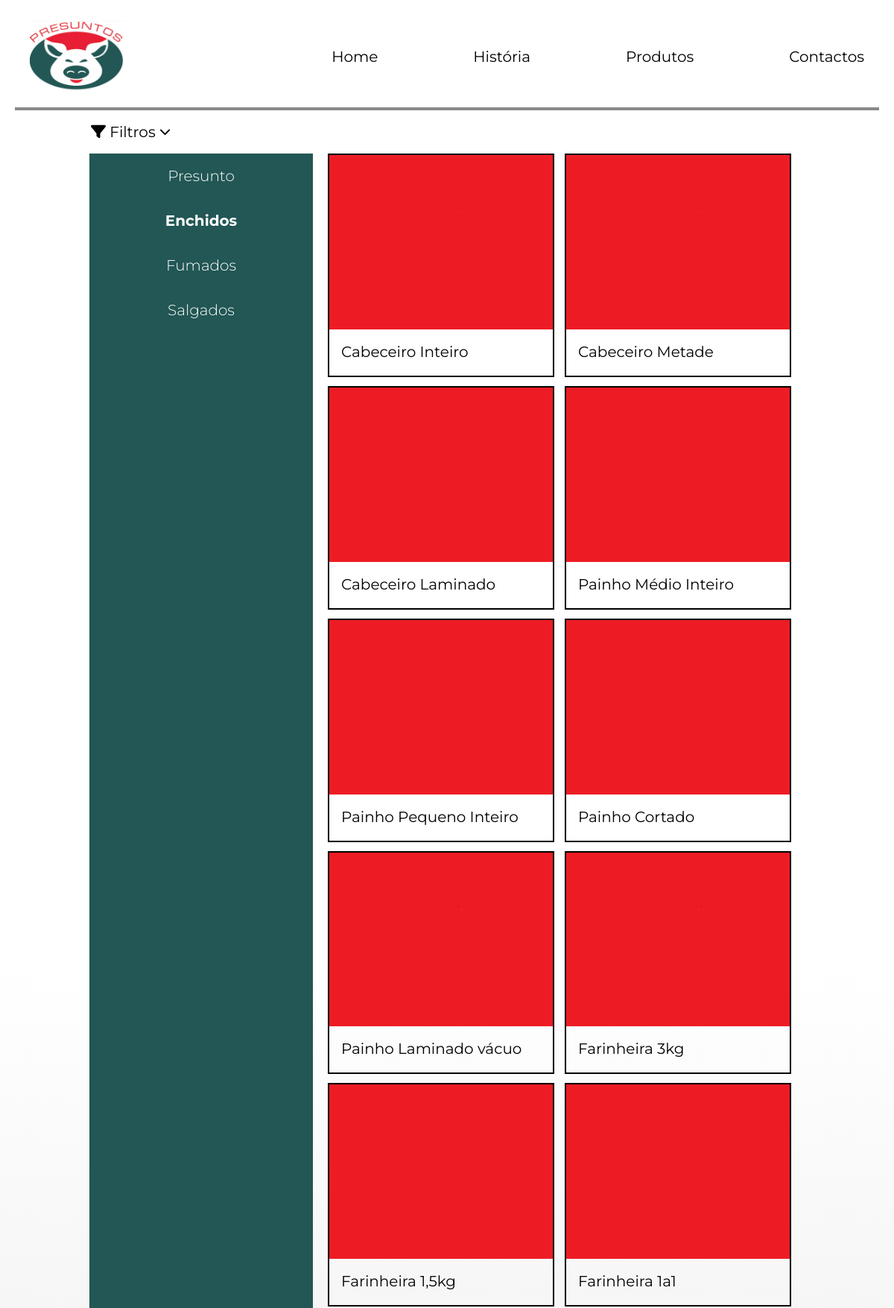
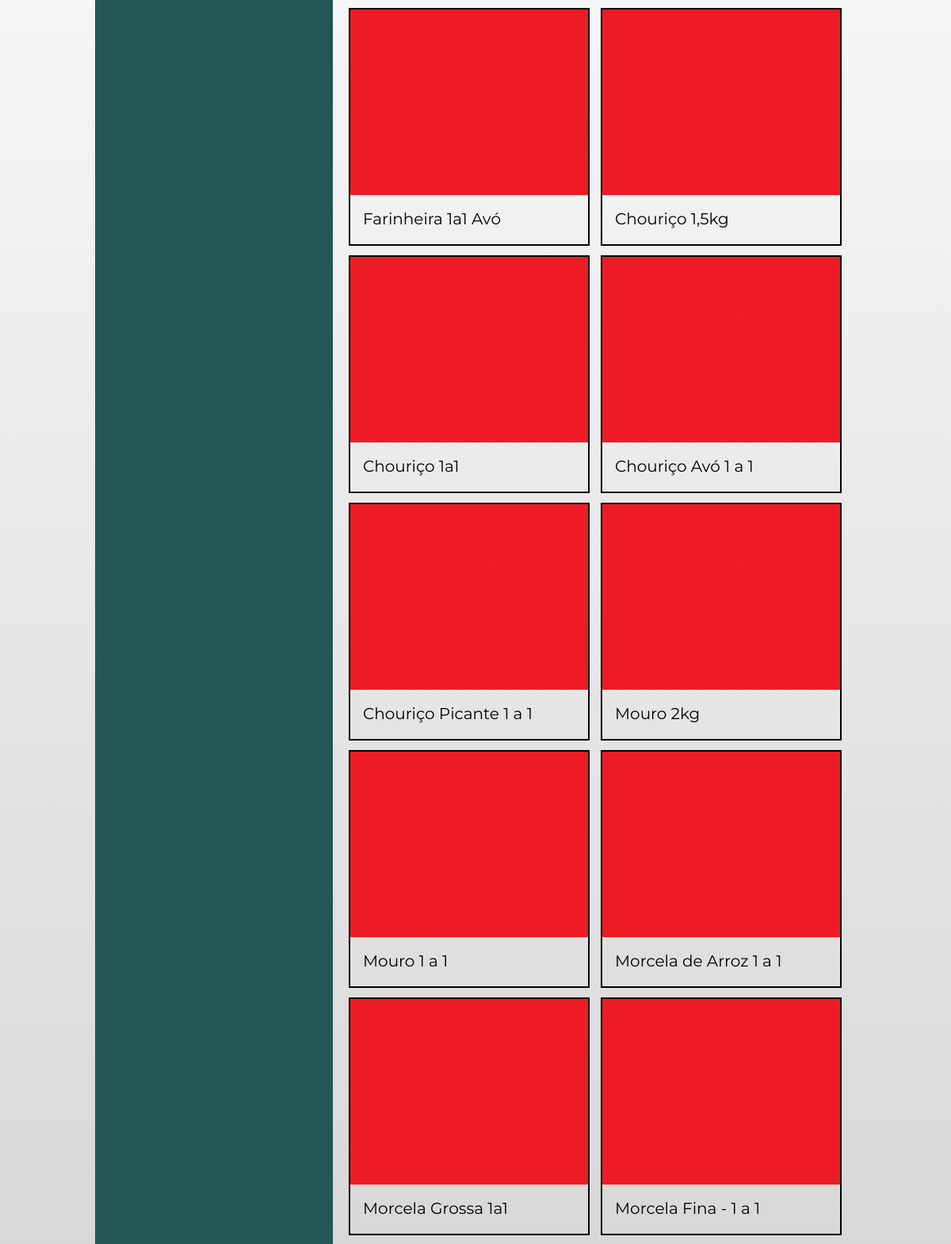
Page /produtos/Enchidos (upper part) on the committed database (2 pictures, top to bottom).
### front/models.py (models this page shows, shortened)
class Tipo(models.Model):
    name = models.CharField(max_length=200)

class Produto(models.Model):
    name = models.CharField(max_length=200)
    description = models.CharField(max_length=200)
    tipo = models.ForeignKey(Tipo, on_delete=models.CASCADE)
    nutInfo = models.CharField(max_length=400)
    imagePath= models.CharField(max_length=200)
    inView=models.BooleanField()

### front/views.py (the view)
# urls.py: path("produtos/<str:tipo>",views.showProdutos, name="produtos"),
def showProdutos(request,tipo):
    value = Tipo.objects.get(name = tipo)
    lista = Produto.objects.filter(tipo = value.id)
    tipos = Tipo.objects.all()
    return render(request,"produtos.html",{"lista":lista,"tipos":tipos,"escolhido":value.name})

### front/templatetags/tags.py (called while the page is built)
@register.filter(name="cleanURL")
def cleanURL(value):
    clean = value.replace("/","-").replace(" ","-")
    return clean

### front/templates/produtos.html
{% extends "base.html" %}
{% load tags %}
{% load static %}
{% block styles %}
    <link rel="stylesheet" href="/static/produtos.css" type="text/css">
{% endblock styles %}
{% block content %}
    <div id="content">
        <button id="filter-button">
            <p><i class="fa-solid fa-filter"></i> Filtros <i id="icon" class="fa-solid fa-chevron-down  fa-xs"></i> </p>
        </button>
        <div id="filtros-produtos" >
                <div id="filtros">
                    {% for tipo in tipos %}
                        {% if escolhido == tipo.name %}
                            <a id="selected" href="/produtos/{{ tipo.name}}" >{{tipo.name}}</a>
                        {% else %}
                            <a id="normal" href="/produtos/{{ tipo.name}}" >{{tipo.name}}</a>
                        {% endif %}
                    {% endfor %}
                </div>
            <div id="produtos-list">
                {% for product in lista %}
                    {% if product.inView == True %}
                    <a href="/produto/{{product.name|cleanURL}}" >
                        <div id="produto">
                            <img src="{% static "" %}{{product.imagePath}}.png" alt="{{product.imagePath.}}">
                            <p>{{product.name}}</p>
                        </div>
                    </a>
                    {% endif %}
                {% endfor %}
            </div>
        </div>
    </div>
{% endblock content %}

### front/static/base.css (style rules this page uses)
:root { --dark-green: rgba(34,87,85,255); }
* { font-family: "Montserrat", sans-serif; }
body { margin-left:1.25rem; margin-right:1.25rem; background: linear-gradient(to bottom, white 30%, rgb(197, 197, 197)); background-attachment: fixed; }
a { text-decoration: none; color:black; font-size :1.25rem; line-height:1.75rem; font-family: "Montserrat", sans-serif; font-optical-sizing: auto; font-weight: 400; font-style: normal; }
p { text-decoration: none; color:black; font-size : 1.25rem; font-family: "Montserrat", sans-serif; font-optical-sizing: auto; font-weight: 400; font-style: normal; margin:1rem 1rem; }

### front/static/produtos.css (style rules this page uses)
#content { display:flex; flex-direction: column; margin-left:5rem; margin-right:5rem; }
#filtros-produtos { display:flex; min-height: 1200px; margin:0rem 1.25rem 1.25rem 1.25rem; }
#filter-button { border:none; background-color: transparent; width: 100%; display: flex; justify-content: flex-start; }
#icon { transition: all 0.5s; }
#filtros { display:flex; flex-direction:column; vertical-align:top; align-items: center; flex-shrink: 1; max-width:300px; width: 100%; row-gap:2rem; padding-top:1rem; margin-right:1.25rem; height: inherit; transition: all 0.5s; overflow: hidden; background-color: var(--dark-green); }
#normal { color:white; font-size:1.25rem; font-weight:300; }
#selected { color:white; font-size:1.25rem; font-weight: 700; }
#produtos-list { margin:0 1rem 1rem 0rem; display:grid; column-gap:0.75rem; row-gap: 0.75rem; grid-template-columns: repeat(auto-fill, minmax(300px, 1fr)); grid-auto-columns: 300px; width: 100%; }
#produtos-list a { display:block; width:fit-content; }
#produto { display:flex; flex-direction: column; border-style: solid; border-color: black; border-width: 2px; max-width: 300px; flex-shrink: 1; }
#produto img { max-width: 300px; max-height: 250px; flex-shrink: 1; }
#produto p { text-overflow: ellipsis; overflow: hidden; height:30px; }

### rows in the picture
Tipo: name "Presunto"
Tipo: name "Enchidos"
Tipo: name "Fumados"
Tipo: name "Salgados"
Produto: imagePath (picture), name "Cabeceiro Inteiro"
Produto: imagePath (picture), name "Cabeceiro Metade"
Produto: imagePath (picture), name "Cabeceiro Laminado"
Produto: imagePath (picture), name "Painho Médio Inteiro"
Produto: imagePath (picture), name "Painho Pequeno Inteiro"
Produto: imagePath (picture), name "Painho Cortado"
Produto: imagePath (picture), name "Painho Laminado vácuo"
Produto: imagePath (picture), name "Farinheira 3kg"
Produto: imagePath (picture), name "Farinheira 1,5kg"
Produto: imagePath (picture), name "Farinheira 1a1"
Produto: imagePath (picture), name "Farinheira 1a1 Avó"
Produto: imagePath (picture), name "Chouriço 1,5kg"
Produto: imagePath (picture), name "Chouriço 1a1"
Produto: imagePath (picture), name "Chouriço Avó 1 a 1"
Produto: imagePath (picture), name "Chouriço Picante 1 a 1"
Produto: imagePath (picture), name "Mouro 2kg"
Produto: imagePath (picture), name "Mouro 1 a 1"
Produto: imagePath (picture), name "Morcela de Arroz 1 a 1"
Produto: imagePath (picture), name "Morcela Grossa 1a1"
Produto: imagePath (picture), name "Morcela Fina - 1 a 1"
